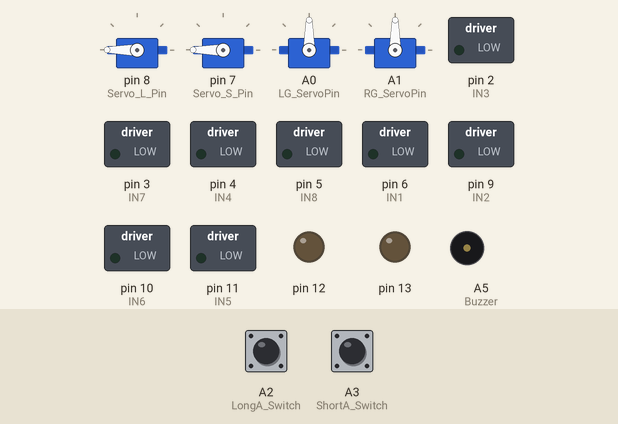
A program run on a simulated Arduino Uno, built with avr-gcc and run on an emulated ATmega328P. On the bench: 4 × servo, switched loads named in the program (green lamp = pin HIGH), output pins drawn as LEDs (lit = HIGH), buzzer (waves = sounding, pin HIGH). The inputs (shaded band) are chosen by the test bench; at power-on: A2 (LongA_Switch) HIGH, A3 (ShortA_Switch) HIGH.

Above: at 0.6 s.
At 2.2 s:
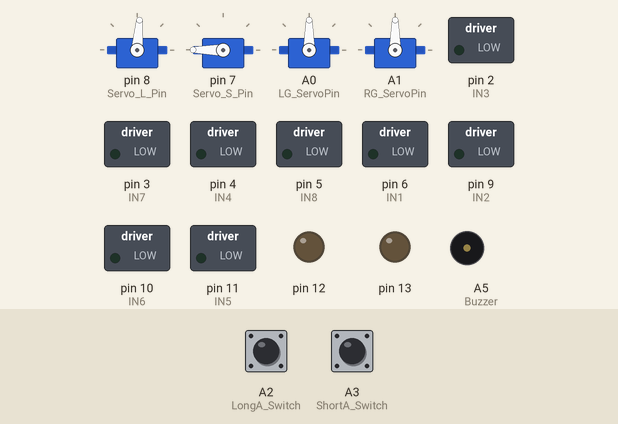
At 3.5 s:
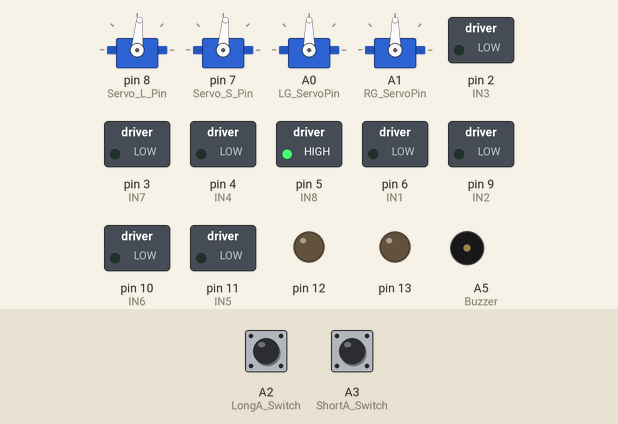
At 4.4 s:
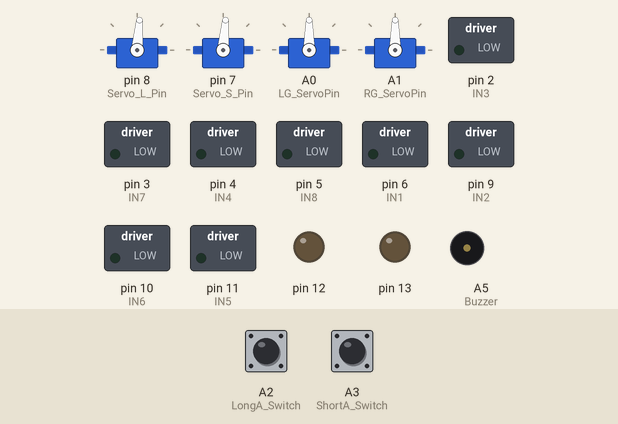
At 6.8 s:
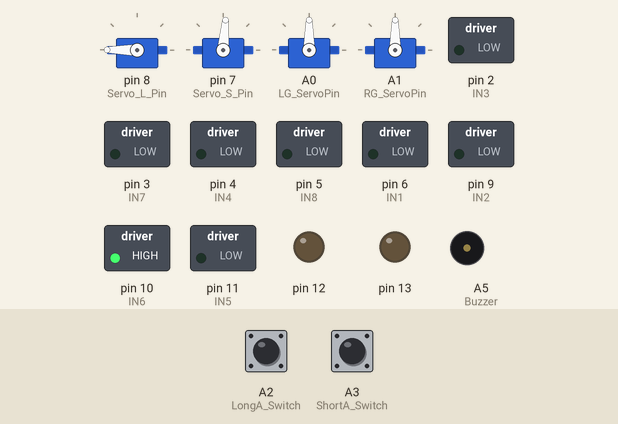
At 9.2 s:
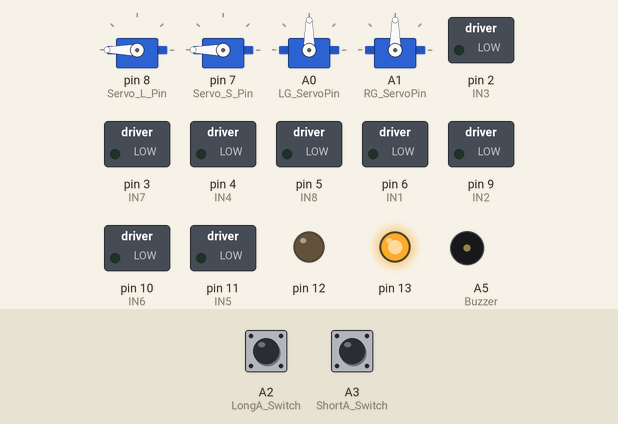
Timing chart, 0 to 10.7 s (numbered marks = the images above):
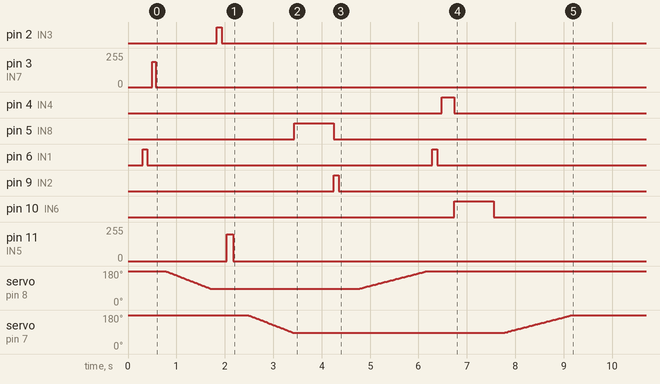

The program:

main.cpp
```cpp
#include <Arduino.h>
#include <Servo.h>

/*-----------------------------------MOTOR DRIVER PIN DEFINITIIONS --------------------------------------------------*/
// ELBOW
const byte IN1 = 6; //L
const byte IN2 = 9;

const byte IN3 = 2; //S
const byte IN4 = 4;


//SHOULDER
const byte IN5 = 11; //S
const byte IN6 = 10;

const byte IN7 = 3; //L
const byte IN8 = 5;

const byte LG_ServoPin = A0;
const byte RG_ServoPin = A1;   // change accordingly

/*--------------------------------SWITCH PIN DEFINITIONS--------------------------------------------------------------*/

byte ShortA_Switch = A3;
byte LongA_Switch = A2;

byte Buzzer = A5;
/*-----------------------------------Servo PINS + HAND ANGLES-------------------------------------------------------*/

const byte Servo_L_Pin = 8;
const byte Servo_S_Pin = 7;

const byte endAngle = 85;
const byte startAngle = 180;

byte S_Angle = startAngle;
byte L_Angle = startAngle;

/*-----------------------------------SERVO DEFINITIONS------------------------------------------------*/
Servo Servo_L_Gaurdrail;
Servo Servo_R_Gaurdrail;

Servo Servo_ShortA;
Servo Servo_LongA;

/*------------------------------------- FUNCTION DEFINED----------------------------------------------*/

void Startup();
void GaurdRail_Deploy();


void DettachServos();

void ShoulderBack(char Arm, byte Power);
void ElbowBack(char Arm);
void ShoulderUp(char Arm);
void ElbowUp(char Arm);
void ElbowStop(char Arm);
void ShoulderStop(char Arm);
void FirstBlock();
void SecondBlock();

/*----------------------------------------TIMINGS-----------------------------------------------------*/
bool EventA = false;


const byte GR_Duration = 200;

unsigned int L_ElbowBack = 100;
unsigned int L_ShoulderBack = 70;
unsigned int S_ElbowBack = 110;
unsigned int S_ShoulderBack = 140;


unsigned long S_ElbowUp = 250;
unsigned long L_ElbowUp = 100;

/*-----------------------------------GLOBAL VARIABLES-----------------------------------------------*/

byte powerA;

/*----------------------------------------MAIN------------------------------------------------------*/

void setup(){


    for (int p = 2 ; p <= 13; p++) {
        if ( (p != Servo_S_Pin) && (p != Servo_L_Pin) ) { //Skip servo pins
            pinMode(p, OUTPUT);
        }
    }

    pinMode(Buzzer,OUTPUT);
    pinMode(ShortA_Switch,INPUT_PULLUP);
    pinMode(LongA_Switch,INPUT_PULLUP);


    Servo_LongA.write(startAngle);
    Servo_LongA.attach(Servo_L_Pin);
    Servo_ShortA.write(startAngle);
    Servo_ShortA.attach(Servo_S_Pin);
    delay(100);


    digitalWrite(13,LOW);
    //Startup();
    GaurdRail_Deploy();
    FirstBlock();
    SecondBlock();

    //Safety : turning the Motors off to prevent stalling
    DettachServos();
    ShoulderStop('L');
    ShoulderStop('S');
    ElbowStop('L');
    ElbowStop('S');

    digitalWrite(13,HIGH);

}

void loop(){

}


void Startup(){
    for(byte i = 0; i < 3; i++){
        digitalWrite(Buzzer,HIGH);
        delay(500);
        digitalWrite(Buzzer,LOW);
        delay(500);
    }
}


void DettachServos(){
    Servo_LongA.detach();
    Servo_ShortA.detach();
}

void GaurdRail_Deploy(){
    Servo_L_Gaurdrail.attach(LG_ServoPin);
    Servo_R_Gaurdrail.attach(RG_ServoPin);

    Servo_L_Gaurdrail.write(90);
    Servo_R_Gaurdrail.write(90);

    Servo_L_Gaurdrail.write(50);
    Servo_R_Gaurdrail.write(130);
    delay(GR_Duration);

    Servo_L_Gaurdrail.write(90);
    Servo_R_Gaurdrail.write(90);

    Servo_L_Gaurdrail.detach();
    Servo_R_Gaurdrail.detach();

}

void ShoulderBack(char Arm, byte Power){
    if (Arm == 'S'){
        analogWrite(IN5,Power);
        digitalWrite(IN6,LOW);
    }else if (Arm == 'L'){
        analogWrite(IN7,Power);
        digitalWrite(IN8,LOW);
    }
}

void ElbowBack(char Arm){
    if (Arm == 'S'){
        digitalWrite(IN3,HIGH);
        digitalWrite(IN4,LOW);
    }else if (Arm == 'L'){
        digitalWrite(IN1,HIGH);
        digitalWrite(IN2,LOW);
    }
}

void ShoulderUp(char Arm){
    if (Arm == 'S'){
        digitalWrite(IN5,LOW);
        digitalWrite(IN6,HIGH);
    } else if (Arm == 'L'){
        digitalWrite(IN7,LOW);
        digitalWrite(IN8,HIGH);
    }
}

void ElbowUp(char Arm){
    if (Arm == 'S'){
        digitalWrite(IN3,LOW);
        digitalWrite(IN4,HIGH);
    }else if (Arm == 'L'){
        digitalWrite(IN1,LOW);
        digitalWrite(IN2,HIGH);
    }
}

void ElbowStop(char Arm){
    if (Arm == 'S'){
        digitalWrite(IN3,LOW);
        digitalWrite(IN4,LOW);
    }else if (Arm == 'L'){
        digitalWrite(IN1,LOW);
        digitalWrite(IN2,LOW);
    }
}

void ShoulderStop(char Arm){
    if (Arm == 'S'){
        digitalWrite(IN5,LOW);
        digitalWrite(IN6,LOW);
    }else if (Arm == 'L'){
        digitalWrite(IN7,LOW);
        digitalWrite(IN8,LOW);
    }
}

void FirstBlock(){
    /*
        Overview  :
            1) Long Arm Grabs ball
            2) Short Arm grabs ball
    */

    ElbowBack('L');
    delay(L_ElbowBack);
    ElbowStop('L');

    delay(100);

    ShoulderBack('L',190);
    delay(L_ShoulderBack);
    ShoulderStop('L');


    delay(200);

    //Closing Of Long Arm's Claw
    while(L_Angle != endAngle){
        L_Angle--;
        Servo_LongA.write(L_Angle);
        delay(10);
    }

    delay(100);

    ElbowBack('S');
    delay(S_ElbowBack);
    ElbowStop('S');

    delay(100);

    ShoulderBack('S',200);
    delay(S_ShoulderBack);
    ShoulderStop('S');

    delay(300);

    //Closing of Short Arm's Claw
    while(S_Angle != endAngle){
        S_Angle--;
        Servo_ShortA.write(S_Angle);
        delay(10);
    }


}

void SecondBlock(){
    /*
        Overview :
            1) Long Arm delivers the ball
            2) Short Armrm delivers the ball

    */


    int count = 0;
    ShoulderUp('L');

    while (digitalRead(LongA_Switch)!=LOW ) {
        count++;
        if (count >= 160){
            break;
        }

        delay(5);
    }
    delay(20);
    ShoulderStop('L');


    ElbowUp('L');
    delay(L_ElbowUp);
    ElbowStop('L');

    delay(400);

    //Opening the Long Arm's Claw to release the ball.
    while(L_Angle != startAngle){
        L_Angle++;
        Servo_LongA.write(L_Angle);
        delay(15);
    }

    delay(100);

    ElbowBack('L');
    delay(L_ElbowBack);
    ElbowStop('L');

    delay(100);

    ElbowUp('S');
    delay(S_ElbowUp);
    ElbowStop('S');

    ShoulderUp('S');
    count = 0;
    while (digitalRead(ShortA_Switch)!=LOW) {
        count++;
        if(count >= 160){
            break;
        }
        delay(5);
    }
    delay(20);
    ShoulderStop('S');

    delay(200);

    //Opening of Short Arm's Claw to release the ball.
    while(S_Angle != startAngle){
        S_Angle++;
        Servo_ShortA.write(S_Angle);
        delay(15);
    }


}
```
